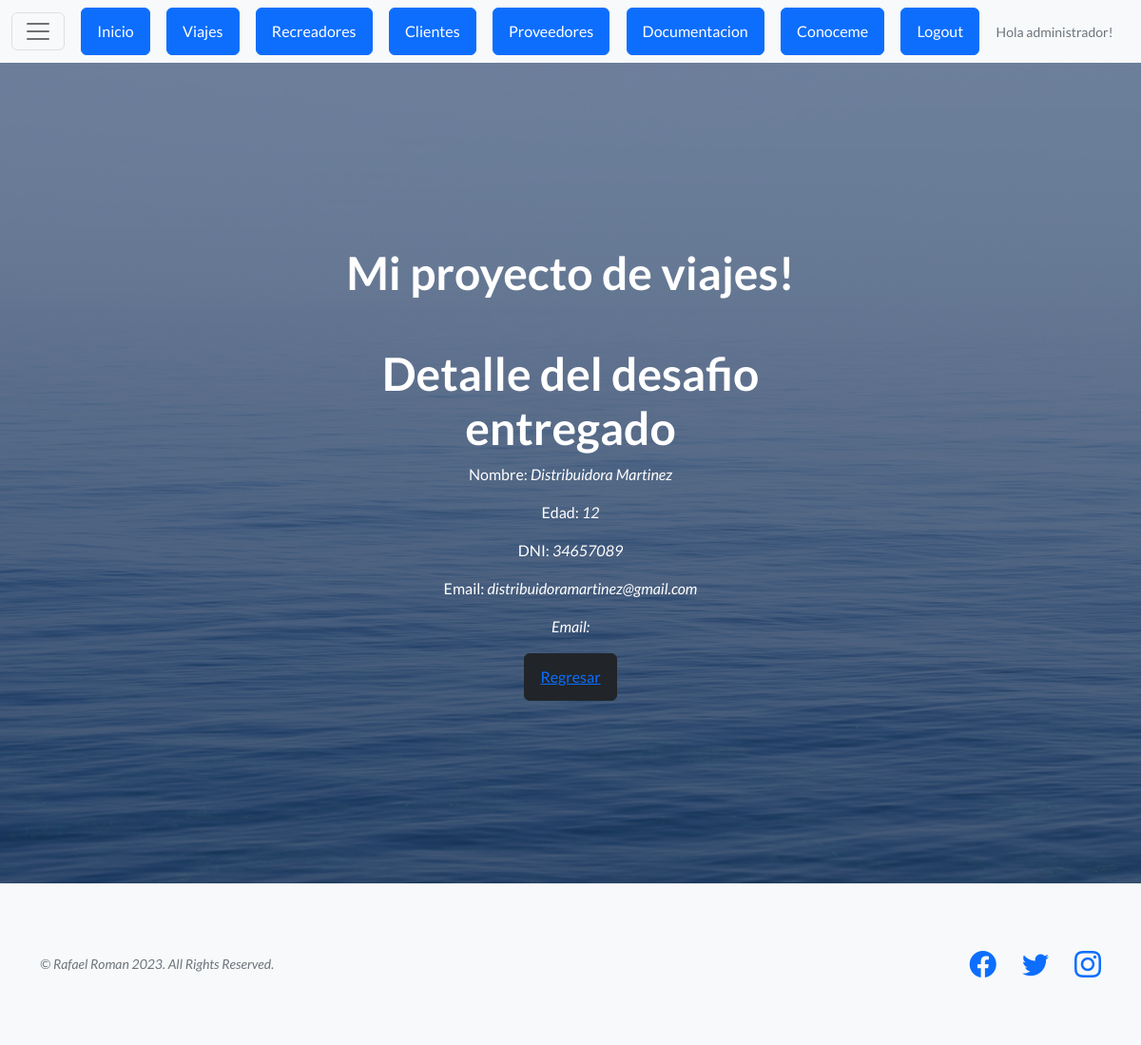
Before: /proyecto/proveedores/detalle//1/ (signed in) with the older database file.
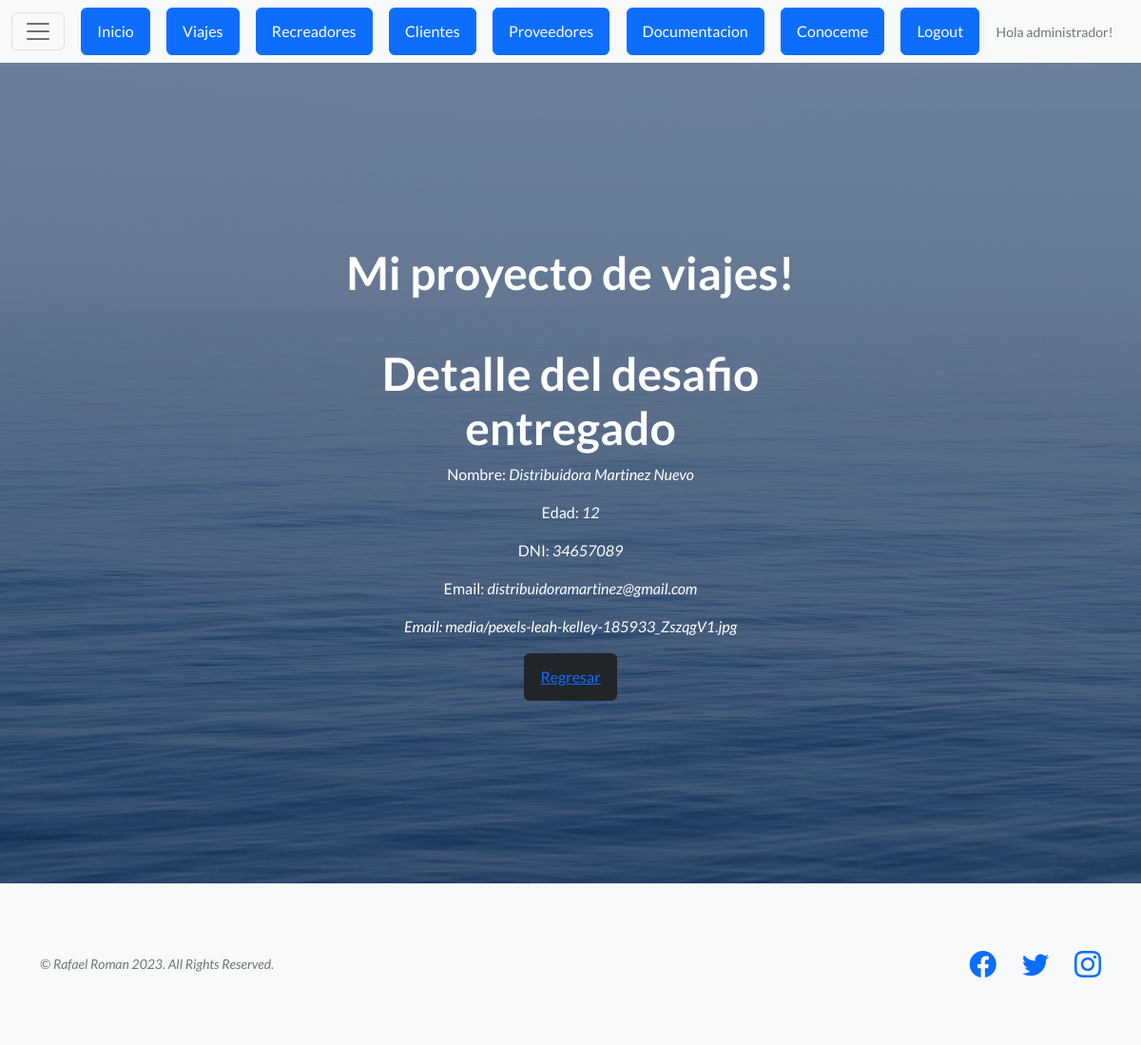
After: the same page with the newer database file.
### appexcursiones/models.py (models this page shows, shortened)
class Proveedores(models.Model):
    nombre = models.CharField(max_length=50)
    apellido = models.CharField(max_length=50)
    dni = models.IntegerField()
    edad = models.IntegerField()
    email= models.EmailField(max_length=80)
    imagen_viaj= models.ImageField(null=True, blank=True, upload_to="media")

### appexcursiones/views.py (the view)
# urls.py: path('proveedores/detalle//<pk>/', views.ProveedoresDetailViews.as_view(), name="proyecto-proveedores-detail"),
class ProveedoresDetailViews(LoginRequiredMixin, DetailView):
    model = Proveedores
    template_name = "Appnuevo/proveedores_detail.html"

### appexcursiones/templates/Appnuevo/proveedores_detail.html
{% extends "Appnuevo/base.html" %}
{% load static %}
{% block contenido %}
<h1>Detalle del desafio entregado</h1>
<p>Nombre: <i>{{proveedores.nombre}} {{recreadores.apellido}}</i></p>
<p>Edad: <i>{{proveedores.edad}}</i></p>
<p>DNI: <i>{{proveedores.dni}}</i></p>
<p>Email: <i>{{proveedores.email}}</p>
<p>Email: <i>{{proveedores.imagen_viaj}}</p>
<button type="button" class="btn btn-dark"><a href="{% url 'proyecto-proveedores-list' %}">Regresar</a></button>
{% endblock contenido %}

Changed rows visible on the page:
changed Proveedores "distribuidoramartinez@gmail.com": nombre "Distribuidora Martinez" → "Distribuidora Martinez Nuevo"; imagen_viaj (not shown) → "media/pexels-leah-kelley-185933_ZszqgV1.jpg"
